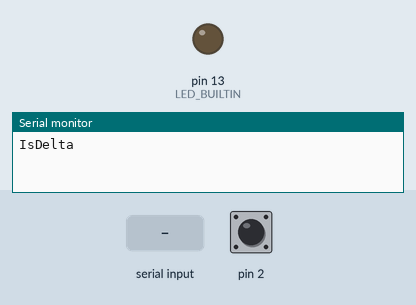
Recording of a sketch running on a simulated Arduino Pro Mini, built with avr-gcc and run on an emulated ATmega328P. Parts: output pins drawn as LEDs (lit = HIGH), the last lines printed to the serial monitor. Dashed ring = blinking. The inputs (shaded band) are chosen by the test bench; at power-on: pin 2 HIGH.

Above: at 1.2 s.
1.3 s: "YesDelta\n" received over Serial
At 2.8 s:
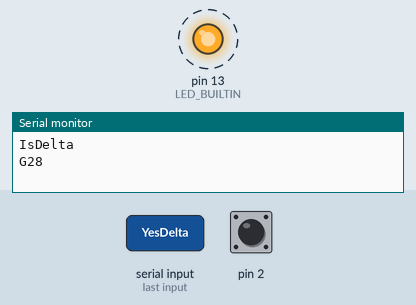
4.3 s: "Ok\n" received over Serial
Timing chart, 0 to 13.3 s (numbered marks = the images above; inputs shaded):
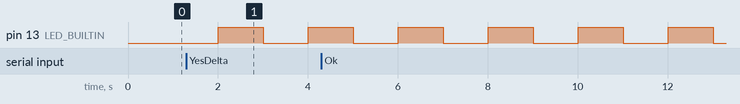

Measured:
- by itself, pin 13 (LED_BUILTIN): alternates HIGH for 1.0 s and LOW for 1.0 s

The sketch:

main.ino
```cpp
#include <Arduino.h>
#include "Vector/Vector.h"
#include "EEPROM.h"

#define DEFAULT_START_RADIUS 10
#define DEFAULT_STOP_RADIUS 160
#define DEFAULT_STEP 10

#define DEFAULT_FEEDRATE 100
#define DEFAULT_ACCEL 1800
#define DEFAULT_BEGIN_VELOCITY 100

#define DEFAULT_Z_SAFE -250
#define DEFAULT_Z_EXE -320

#define START_RADIUS_ADDRESS 0
#define STOP_RADIUS_ADDRESS 4
#define STEP_ADDRESS 8
#define FEEDRATE_ADDRESS 12
#define ACCEL_ADDRESS 16
#define BEGIN_VEL_ADDRESS 20
#define Z_SAFE_ADDRESS 24
#define Z_EXE_ADDRESS 28

typedef enum
{
  NOT_CONNECTED,
  INITIALIZING,
  FREE,
  EXECUTING
} STATUS;

#define COMMAND_PORT Serial
String receivedString = "";
bool isStringCompleted = false;

String GcodeArray[20];
String InitGcodeArray[20];

Vector<String> InitGcodeQueue;
Vector<String> GcodeQueue;
STATUS stt = NOT_CONNECTED;

unsigned long lastMillis = 0;
unsigned long ledMillis = 0;
int blink_period = 1000;
bool led = false;

float feedrate = DEFAULT_FEEDRATE;
float accel = DEFAULT_ACCEL;
float begin_vel = DEFAULT_BEGIN_VELOCITY;

float z_safe = DEFAULT_Z_SAFE;
float z_exe = DEFAULT_Z_EXE;

float start_radius = DEFAULT_START_RADIUS;
float stop_radius = DEFAULT_STOP_RADIUS;
float step = DEFAULT_STEP;

float M, A,B,C;

void setup()
{
  initData();
}

void loop()
{
  if (millis() - lastMillis >= 200)
  {
    lastMillis = millis();

    if (!digitalRead(2))
    {
      if (stt == FREE)
      {
        stt = EXECUTING;
        create_gcode_queue(start_radius, stop_radius, step);
        send_exe_gcodes();
      }
    }
  }

  if (millis() - ledMillis > blink_period) {
    ledMillis = millis();
    digitalWrite(LED_BUILTIN, led);
    led = !led;
    switch (stt)
    {
    case INITIALIZING:
      blink_period = 1000;
      break;
    case FREE:
      blink_period = 100;
      break;
    case EXECUTING:
      blink_period = 500;
      break;
    }
  }

  serial_execute();
}

void initData()
{
  Serial.end();
  pinMode(2, INPUT_PULLUP);
  pinMode(LED_BUILTIN, OUTPUT);

  InitGcodeQueue.setStorage(InitGcodeArray);
  GcodeQueue.setStorage(GcodeArray);

  create_init_gcode_queue();
  // saveData();
  // loadData();

  lastMillis = millis();
  Serial.begin(115200);
  Serial.println("IsDelta");
}

void serial_execute()
{
  while (COMMAND_PORT.available())
  {
    char inChar = (char)COMMAND_PORT.read();

    if (inChar == '\n')
    {
      isStringCompleted = true;
      break;
    }
    else if (inChar != '\r')
      receivedString += inChar;
  }

  if (!isStringCompleted)
    return;

  if (receivedString == "Ok")
  {
    if (stt == INITIALIZING)
    {
      if (InitGcodeQueue.size() == 0)
        stt = FREE;
      else
      {
        COMMAND_PORT.println(InitGcodeQueue.operator[](0));
        InitGcodeQueue.remove(0);
      }
    }
    else if (stt == EXECUTING)
    {
      if (GcodeQueue.size() == 0)
        stt = FREE;
      else
      {
        COMMAND_PORT.println(GcodeQueue.operator[](0));
        GcodeQueue.remove(0);
      }
    }
  }
  else if (receivedString == "YesDelta")
  {
    stt = INITIALIZING;
    send_init_gcodes();
  } else {
    receivedString += " ";
    while (receivedString.indexOf(' ') != receivedString.lastIndexOf(' ')) {
      String keyval = receivedString.substring(0, receivedString.indexOf(' '));
    }
  }

  receivedString = "";
  isStringCompleted = false;
}

void create_init_gcode_queue()
{
  InitGcodeQueue.push_back("G28");
  InitGcodeQueue.push_back("M203 S" + String((int)feedrate));
  InitGcodeQueue.push_back("M204 A" + String((int)accel));
  InitGcodeQueue.push_back("M205 S" + String((int)begin_vel));
  InitGcodeQueue.push_back("M360 E0");
  InitGcodeQueue.push_back("G01 X0 Y0 Z" + String(z_safe));
}

void create_gcode_queue(int start_radius, int stop_radius, int step)
{
  GcodeQueue.push_back("M03");
  GcodeQueue.push_back("G01 X" + String(start_radius) + " Y0 Z" + String(z_exe));
  GcodeQueue.push_back("G01 X" + String(start_radius) + " Y0 J0 I" + String(start_radius));

  int current_x = start_radius;
  int current_i = start_radius;
  String gc = "";

  while (abs(current_x) <= stop_radius - step)
  {
    if (current_x > 0)
    {
      current_i = -(abs(current_x) + abs(-current_x - step)) / 2;
      current_x = -current_x - step;
    }
    else
    {
      current_i = (abs(current_x) + abs(-current_x + step)) / 2;
      current_x = -current_x + step;
    }

    gc = "G02 X" + String(current_x) + " Y0 I" + String(current_i) + " J0";
    GcodeQueue.push_back(gc);
  }

  GcodeQueue.push_back("M05");
  GcodeQueue.push_back("G01 X0 Y0 Z" + String(z_safe));
}

void send_init_gcodes()
{
  if (InitGcodeQueue.size() == 0)
    stt = FREE;
  else
  {
    COMMAND_PORT.println(InitGcodeQueue.operator[](0));
    InitGcodeQueue.remove(0);
  }
}

void send_exe_gcodes()
{
  if (GcodeQueue.size() == 0)
    stt = FREE;
  else
  {
    COMMAND_PORT.println(GcodeQueue.operator[](0));
    GcodeQueue.remove(0);
  }
}

void saveData() {
  put(START_RADIUS_ADDRESS, start_radius);
  put(STOP_RADIUS_ADDRESS, stop_radius);
  put(STEP_ADDRESS, step);
  put(FEEDRATE_ADDRESS, feedrate);
  put(ACCEL_ADDRESS, accel);
  put(BEGIN_VEL_ADDRESS, begin_vel);
  put(Z_EXE_ADDRESS, z_exe);
  put(Z_SAFE_ADDRESS, z_safe);
}

void loadData() {
  get(START_RADIUS_ADDRESS, start_radius);
  get(STOP_RADIUS_ADDRESS, stop_radius);
  get(STEP_ADDRESS, step);
  get(FEEDRATE_ADDRESS, feedrate);
  get(ACCEL_ADDRESS, accel);
  get(BEGIN_VEL_ADDRESS, begin_vel);
  get(Z_EXE_ADDRESS, z_exe);
  get(Z_SAFE_ADDRESS, z_safe);
}

void put(int address, float floatout)
{
	unsigned int floatH;
	unsigned int floatL;

	floatH = floatout/1;
	floatL = (floatout - (float)floatH) * 1000;

	EEPROM.update(address, floatH);
	EEPROM.update(address + 1, floatL);
}

void get(int address, float &floatin)
{
	unsigned int floatH = EEPROM.read(address);
	unsigned int floatL = EEPROM.read(address + 1);

	floatin = (float)floatH + (float)floatL/1000;
}
```

Vector.cpp
```cpp
// ----------------------------------------------------------------------------
// Vector.cpp
//
//
// Authors:
// Peter Polidoro peterpolidoro@gmail.com
// ----------------------------------------------------------------------------
#include "Vector.h"
```

Vector.h
```cpp
// ----------------------------------------------------------------------------
// Vector.h
//
//
// Authors:
// Peter Polidoro peterpolidoro@gmail.com
// ----------------------------------------------------------------------------
#ifndef VECTOR_H
#define VECTOR_H

#ifdef ARDUINO
#include <Arduino.h>
#else
#include <cstddef>
#endif


template <typename T>
class Vector
{
public:
  Vector();
  template <size_t MAX_SIZE>
  Vector(T (&values)[MAX_SIZE],
    size_t size=0);
  template <size_t MAX_SIZE>
  void setStorage(T (&values)[MAX_SIZE],
    size_t size=0);
  void setStorage(T * values,
    size_t max_size,
    size_t size);
  const T & operator[](size_t index) const;
  T & operator[](size_t index);
  const T & at(size_t index) const;
  T & at(size_t index);
  T & front();
  T & back();
  void clear();
  template <typename U>
  void fill(const U & value);
  template <typename U,
    size_t N>
  void fill(const U (&values)[N]);
  template <typename U>
  void fill(const Vector<U> & values);
  template <typename U>
  void assign(size_t n,
    const U & value);
  template <typename U,
    size_t N>
  void assign(size_t n,
    const U (&values)[N]);
  template <typename U>
  void assign(size_t n,
    const Vector<U> & values);
  void push_back(const T & value);
  void pop_back();
  void remove(size_t index);
  size_t size() const;
  size_t max_size() const;
  bool empty() const;
  bool full() const;
  const T * data() const;
  T * data();

private:
  T * values_;
  size_t max_size_;
  size_t size_;
};

template <typename T>
inline Print & operator <<(Print & stream,
  const Vector<T> & vector)
{
  stream.print("[");
  for (size_t i=0; i<vector.size(); ++i)
  {
    if (i != 0)
    {
      stream.print(",");
    }
    stream.print(vector[i]);
  }
  stream.print("]");
  return stream;
}

#include "VectorDefinitions.h"

#endif
```

VectorDefinitions.h
```cpp
// ----------------------------------------------------------------------------
// VectorDefinitions.h
//
//
// Authors:
// Peter Polidoro peterpolidoro@gmail.com
// ----------------------------------------------------------------------------
#ifndef VECTOR_DEFINITIONS_H
#define VECTOR_DEFINITIONS_H

#ifndef ARDUINO
#include <cstring>
#endif

template <typename T>
Vector<T>::Vector()
{
  values_ = NULL;
  max_size_ = 0;
  size_ = 0;
}

template <typename T>
template <size_t MAX_SIZE>
Vector<T>::Vector(T (&values)[MAX_SIZE],
  size_t size)
{
  setStorage(values,size);
}

template <typename T>
template <size_t MAX_SIZE>
void Vector<T>::setStorage(T (&values)[MAX_SIZE],
  size_t size)
{
  values_ = values;
  max_size_ = MAX_SIZE;
  size_ = size;
}

template <typename T>
void Vector<T>::setStorage(T * values,
  size_t max_size,
  size_t size)
{
  values_ = values;
  max_size_ = max_size;
  size_ = size;
}

template <typename T>
const T & Vector<T>::operator[](size_t index) const
{
  return values_[index];
}

template <typename T>
T & Vector<T>::operator[](size_t index)
{
  return values_[index];
}

template <typename T>
T & Vector<T>::at(size_t index)
{
  return values_[index];
}

template <typename T>
const T & Vector<T>::at(size_t index) const
{
  return values_[index];
}

template <typename T>
T & Vector<T>::front()
{
  return values_[0];
}

template <typename T>
T & Vector<T>::back()
{
  return values_[size_-1];
}

template <typename T>
void Vector<T>::clear()
{
  size_ = 0;
}

template <typename T>
template <typename U>
void Vector<T>::fill(const U & value)
{
  assign(max_size_,value);
}

template <typename T>
template <typename U,
  size_t N>
void Vector<T>::fill(const U (&values)[N])
{
  assign(N,values);
}

template <typename T>
template <typename U>
void Vector<T>::fill(const Vector<U> & values)
{
  assign(values.size(),values);
}

template <typename T>
template <typename U>
void Vector<T>::assign(size_t n,
  const U & value)
{
  size_t assign_size = ((n < max_size_) ? n : max_size_);
  size_ = assign_size;
  for (size_t i=0; i<assign_size; ++i)
  {
    values_[i] = value;
  }
}

template <typename T>
template <typename U,
  size_t N>
void Vector<T>::assign(size_t n,
  const U (&values)[N])
{
  size_t n_smallest = ((n < N) ? n : N);
  size_t assign_size = ((n_smallest < max_size_) ? n_smallest : max_size_);
  size_ = assign_size;
  for (size_t i=0; i<assign_size; ++i)
  {
    values_[i] = values[i];
  }
}

template <typename T>
template <typename U>
void Vector<T>::assign(size_t n,
  const Vector<U> & values)
{
  size_t n_smallest = ((n < values.size()) ? n : values.size());
  size_t assign_size = ((n_smallest < max_size_) ? n_smallest : max_size_);
  size_ = assign_size;
  for (size_t i=0; i<assign_size; ++i)
  {
    values_[i] = values[i];
  }
}

template <typename T>
void Vector<T>::push_back(const T & value)
{
  if ((values_ != NULL) && (size_ < max_size_))
  {
    values_[size_++] = value;
  }
}

template <typename T>
void Vector<T>::pop_back()
{
  if (size_ > 0)
  {
    --size_;
  }
}

template <typename T>
void Vector<T>::remove(size_t index)
{
  if (size_ > index)
  {
    for (size_t i=index; i<(size_-1); ++i)
    {
      values_[i] = values_[i+1];
    }
    --size_;
  }
}

template <typename T>
size_t Vector<T>::size() const
{
  return size_;
}

template <typename T>
size_t Vector<T>::max_size() const
{
  return max_size_;
}

template <typename T>
bool Vector<T>::empty() const
{
  return size_ == 0;
}

template <typename T>
bool Vector<T>::full() const
{
  return size_ == max_size_;
}

template <typename T>
T * Vector<T>::data()
{
  return values_;
}

template <typename T>
const T * Vector<T>::data() const
{
  return values_;
}

#endif
```
